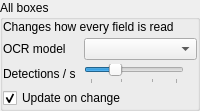
         <widget class="QGroupBox" name="groupBox_allBoxes">
          <property name="title">
           <string>All boxes</string>
          </property>
          <layout class="QFormLayout" name="formLayout_allBoxes">
           <property name="rowWrapPolicy">
            <enum>QFormLayout::WrapLongRows</enum>
           </property>
           <property name="fieldGrowthPolicy">
            <enum>QFormLayout::AllNonFixedFieldsGrow</enum>
           </property>
           <property name="horizontalSpacing">
            <number>8</number>
           </property>
           <property name="verticalSpacing">
            <number>4</number>
           </property>
           <property name="leftMargin">
            <number>0</number>
           </property>
           <property name="topMargin">
            <number>0</number>
           </property>
           <property name="rightMargin">
            <number>0</number>
           </property>
           <property name="bottomMargin">
            <number>0</number>
           </property>
           <item row="0" column="0" colspan="2">
            <widget class="QLabel" name="label_allBoxesScope">
             <property name="text">
              <string>Changes how every field is read</string>
             </property>
             <property name="wordWrap">
              <bool>true</bool>
             </property>
             <property name="hint" stdset="0">
              <bool>true</bool>
             </property>
            </widget>
           </item>
           <item row="1" column="0">
            <widget class="QLabel" name="label_10">
             <property name="toolTip">
              <string>The OCR model that reads every box</string>
             </property>
             <property name="text">
              <string>OCR model</string>
             </property>
            </widget>
           </item>
           <item row="1" column="1">
            <widget class="QComboBox" name="comboBox_ocrModel">
             <property name="accessibleName">
              <string>OCR model</string>
             </property>
             <property name="toolTip">
              <string>The OCR model that reads every box, not only the selected one. PP-OCR (automatic) reads with PP-OCR (accurate) while this computer keeps up, and with PP-OCR (fast), which needs about a fifth of the CPU, when it doesn't. The Tesseract models use the boxes' Image cleanup settings; Load external Tesseract model... reads a .traineddata file.</string>
             </property>
            </widget>
           </item>
           <item row="2" column="0">
            <widget class="QLabel" name="label_detectionCadence">
             <property name="toolTip">
              <string>How many times per second the boxes are read</string>
             </property>
             <property name="text">
              <string>Detections / s</string>
             </property>
            </widget>
           </item>
           <item row="2" column="1">
            <layout class="QHBoxLayout" name="horizontalLayout_detectionCadence">
             <property name="spacing">
              <number>6</number>
             </property>
             <item>
              <widget class="QSlider" name="horizontalSlider_detectionCadence">
               <property name="accessibleName">
                <string>Detections per second</string>
               </property>
               <property name="toolTip">
                <string>How many times per second the boxes are read (1-15). Higher values use more CPU; 5 suits most clocks.</string>
               </property>
               <property name="minimum">
                <number>1</number>
               </property>
               <property name="maximum">
                <number>15</number>
               </property>
               <property name="pageStep">
                <number>5</number>
               </property>
               <property name="value">
                <number>5</number>
               </property>
               <property name="orientation">
                <enum>Qt::Horizontal</enum>
               </property>
               <property name="tickPosition">
                <enum>QSlider::TicksBelow</enum>
               </property>
               <property name="tickInterval">
                <number>5</number>
               </property>
              </widget>
             </item>
             <item>
              <widget class="QLabel" name="label_detectionCadenceValue">
               <property name="alignment">
                <set>Qt::AlignRight|Qt::AlignTrailing|Qt::AlignVCenter</set>
               </property>
              </widget>
             </item>
            </layout>
           </item>
           <item row="3" column="0" colspan="2">
            <widget class="QCheckBox" name="checkBox_updateOnchange">
             <property name="toolTip">
              <string>Report a reading that equals the field's last good value as unchanged (=, SameNoChange) instead of new (✓). vMix and UNO then don't resend unchanged values (unless their “Also resend unchanged values” is on), and the HTTP server and the outbound API mark them as unchanged. OBS and the text files get a value only when it changes either way.</string>
             </property>
             <property name="text">
              <string>Update on change</string>
             </property>
             <property name="checked">
              <bool>true</bool>
             </property>
            </widget>
           </item>
          </layout>
         </widget>
